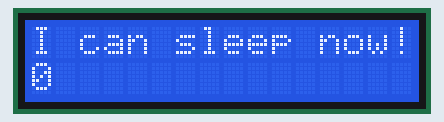
The sketch below on a simulated Arduino Uno, built with avr-gcc and run on an emulated ATmega328P. Shown: 16×2 character LCD.

Above: at 0.1 s.
At 4.1 s:
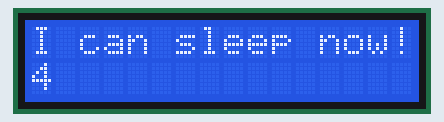
At 9.1 s:
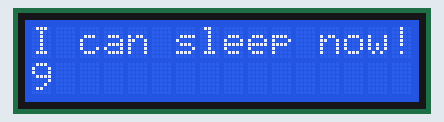
At 19.1 s:
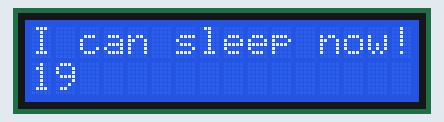
At 29.1 s:
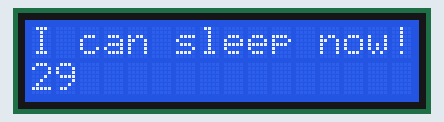
At 39.1 s:
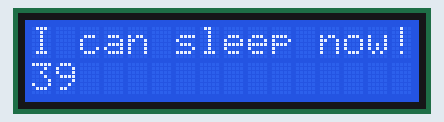

The sketch:

lcd_hello.ino
```cpp
#include <LiquidCrystal.h>
LiquidCrystal lcd(12, 11, 2,3,4,5);

void setup() {
  // put your setup code here, to run once:
lcd.begin(16,2);
lcd.clear();
lcd.print("I can sleep now!!");
}

void loop() {
  // put your main code here, to run repeatedly:
int counter = millis()/1000;
lcd.setCursor(0,1);
lcd.print(counter);
}
```

Measured:
- what the display in image 1 shows lasts 1.0 s, from 4.0 s to 5.0 s
